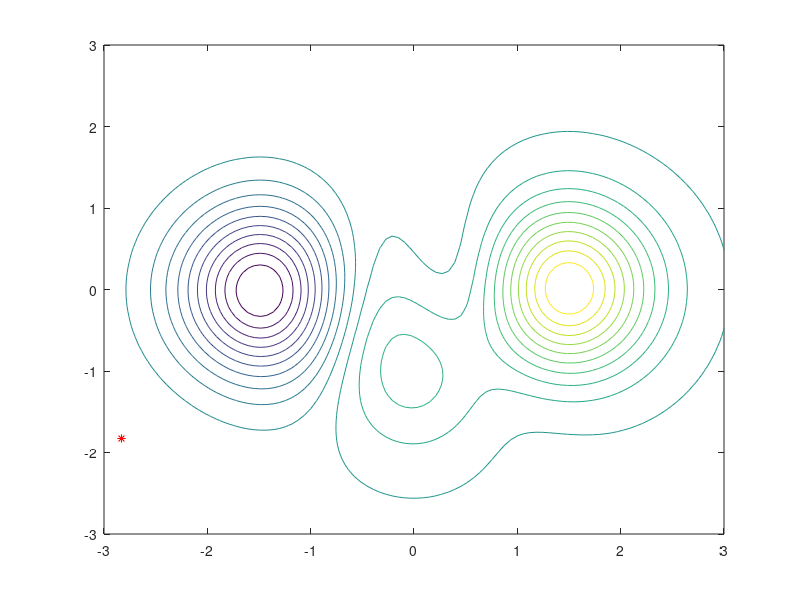

Here is the MATLAB script that generated this plot: (Note: this script raises an error after producing the figure.)
% Function Definition

a = 3;
b = 10;

% f1xy = @(x, y)	a.*(1-x.^2).*exp(-x.^2 - (1 + y).^2);
% f2xy = @(x, y)	-b.*(x./5 - x.^3 - x.^5).*exp(-x.^2 - y.^2);
% f3xy = @(x, y)	(-1/3)*exp(-(x + 1).^2 - y.^2);

% ftxy = f1xy(x, y) + f2xy(x, y) + f3xy(x, y);

% xy_max = [3 3];
% xy_min = [-3 -3];

%

ftxy = @(x, y)	a.*(1-x.^2).*exp(-x.^2 - (1 + y).^2) -b.*(x./5 - x.^3 - x.^5).*exp(-x.^2 - y.^2) + (-1/3)*exp(-(x + 1).^2 - y.^2);

% Function Limits

x = linspace(-3, 3, 100);
y = linspace(-3, 3, 100);

% Rectangular Grid (Cartesian Coordinate System)

[X, Y] = meshgrid(x, y);

ftXY = ftxy(X, Y);

contour(X, Y, ftXY, 20)

%

x_min = -3;
x_max = 3;
y_min = -3;
y_max = 3;

% Increment Limits

min_sum = -0.03;
max_sum = 0.03;

% Random Coordenates

x = (x_max - x_min)*rand + x_min;
y = (y_max - y_min)*rand + y_min;

hold on
plot(x, y, 'r*')

% Initialize Values and Variables

maxiterations = 1000;
stable = 0;

temperature = 90;

increment = 10; % iterations per temperature value, second "while"

alpha = 0.94; % lowring factor

old_ftxy = 0;
new_ftxy = 0;

% Internal and External Cycles

externalcycle = 0;
internalcycle = 0;

%

external_temperature = zeros(maxiterations, 1);

external_probability = zeros(increment ,1);

% ftxy(x+1) - ftxy(x)

internal_probability = zeros(increment*maxiterations, 1);
difference = zeros(increment*maxiterations, 1);

% Function Value by Iterations

ftxy_by_iterations = zeros(increment*maxiterations, 1);

% First x and y

ftxy_by_iterations(1) = ftxy(x, y);

% Temperature Initialization

external_temperature(1) = temperature;

% Maximum

best_x = x;
best_y = y;

%

k = 1; % Iterations Count

while externalcycle < maxiterations

    if k >= maxiterations
        a = 9;
        b = 5;
    end

    internalcycle = 1;

    while(internalcycle <= increment)
        new_x = (max_sum - min_sum)*rand + min_sum + x;
        new_y = (max_sum - min_sum)*rand + min_sum + y;
        
        % Check Limits

        if new_x > x_max
            new_x = x_max;
        end
        if new_y > y_max
            new_y = y_max;
        end
        if new_x < x_min
            new_x = x_min;
        end
        if new_y < y_min
            new_y = y_min;
        end
        
        old_ftxy = ftxy(x, y);
        new_ftxy =  ftxy(new_x, new_y);

        % Check Best for Every Iteration

        if(ftxy(best_x, best_y) < new_ftxy)
            best_x = new_x;
            best_y = new_y;
        end

        difference(k) = new_ftxy - old_ftxy;

        internal_probability(k) = ProbabilityFunction(difference(k), temperature);

        %

        ftxy_by_iterations(k) = new_ftxy;

        if difference(k) > 0
            x = new_x;
            y = new_y;
            stable = 0;
        else
            stable = stable + 1;
        end

        if rand() < internal_probability(k)
            x = new_x;
            y = new_y;
        end

        internalcycle = internalcycle + 1; % Internal Cycle

        if stable == 100
            x = (x_max - x_min)*rand + x_min;
            y = (y_max - y_min)*rand + y_min;

            plot(x, y, 'r*')
        else
            plot(x, y, 'b.')
        end
        k = k + 1;
    end

    %

    temperature = temperature*alpha;

    externalcycle = externalcycle + 1;

    external_temperature(externalcycle + 1) = temperature;
end

% Graphs

%

figure
plot(internal_probability, 'b')
title('Probability Per Iteration')
xlabel('Iterations')
ylabel('Probability')
%

figure
stairs(external_temperature, 'r') % plot(external_temperature, 'r')
title('Temperature Per Iterations')
xlabel('Iterations')
ylabel('Temperature')

%

fprintf('x -> %f\n', best_x)
fprintf('y -> %f\n', best_y)
